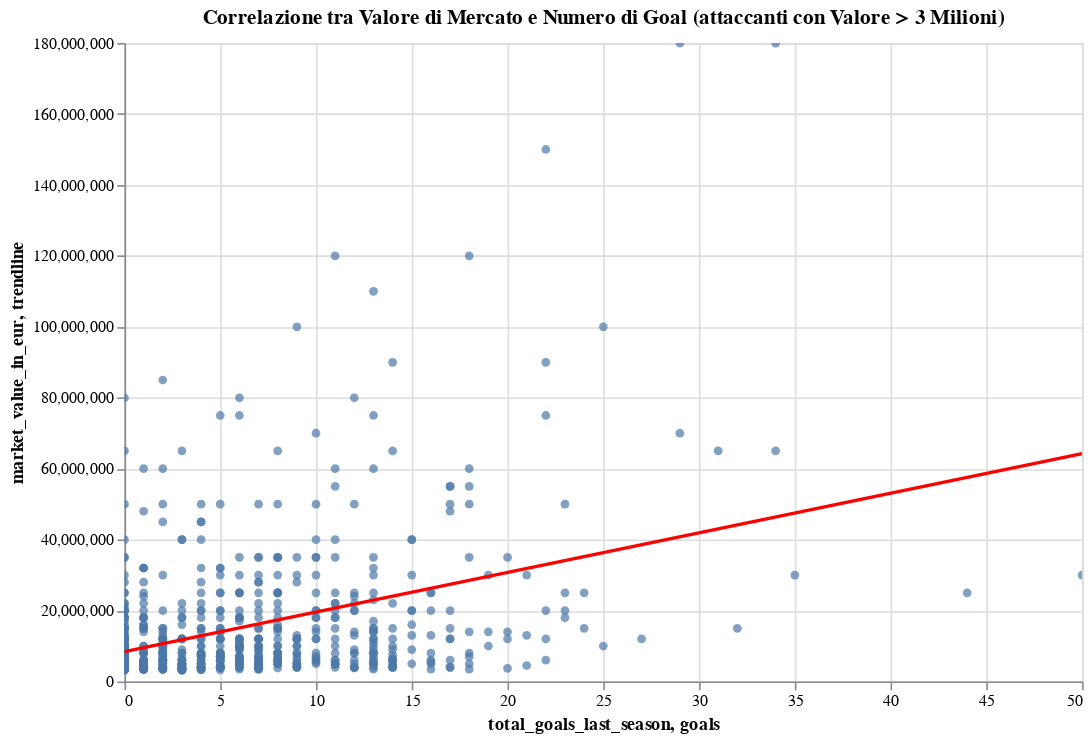

The notebook cell saved with this chart:
### Markdown cell above
### correlazione tra goal segnati e valore di mercato tra i giocatori che valgono più di 20 milioni di euro

### Code cell
df_subset = filtered_player[(filtered_player['position'] == 'Attack') & 
                                 (filtered_player['market_value_in_eur'] > 3000000)]


# Calcola la regressione lineare con NumPy
goals = df_subset['total_goals_last_season']
market_value = df_subset['market_value_in_eur']
slope, intercept = np.polyfit(goals, market_value, 1)

# Crea il DataFrame per la linea di tendenza
trendline_df = pd.DataFrame({
    'goals': [goals.min(), goals.max()],
    'trendline': [slope * goals.min() + intercept, slope * goals.max() + intercept]
})

# Crea il grafico a dispersione con Altair
scatter_plot = alt.Chart(df_subset).mark_circle().encode(
    x='total_goals_last_season:Q',
    y='market_value_in_eur:Q',
    tooltip=['name', 'date_of_birth']
).properties(
    title='Correlazione tra Valore di Mercato e Numero di Goal (attaccanti con Valore > 3 Milioni)',
    width=600,
    height=400
)

# Aggiungi la linea di tendenza
trendline = alt.Chart(trendline_df).mark_line(color='red').encode(
    x='goals:Q',
    y='trendline:Q'
)

# Componi il grafico finale
final_chart = (scatter_plot + trendline)

# Mostra il grafico interattivo
final_chart.interactive()

### Figure 1 — Vega-Lite specification as saved in the notebook (floating-point values rounded to 4 significant figures; data arrays with more than 128 entries replaced by an {"elided": "..."} marker saying what was removed)
{"config": {"view": {"continuousWidth": 300, "continuousHeight": 300}}, "layer": [{"data": {"name": "data-f6f9449132f8cab8350c879a0479fb5d"}, "mark": {"type": "circle"}, "encoding": {"tooltip": [{"field": "name", "type": "nominal"}, {"field": "date_of_birth", "type": "nominal"}], "x": {"field": "total_goals_last_season", "type": "quantitative"}, "y": {"field": "market_value_in_eur", "type": "quantitative"}}, "name": "view_19", "title": "Correlazione tra Valore di Mercato e Numero di Goal (attaccanti con Valore > 3 Milioni)"}, {"data": {"name": "data-26f7d774b2768430e0d4f3a47eabf533"}, "mark": {"type": "line", "color": "red"}, "encoding": {"x": {"field": "goals", "type": "quantitative"}, "y": {"field": "trendline", "type": "quantitative"}}}], "height": 400, "params": [{"name": "param_19", "select": {"type": "interval", "encodings": ["x", "y"]}, "bind": "scales", "views": ["view_19"]}], "width": 600, "$schema": "https://vega.github.io/schema/vega-lite/v5.8.0.json", "datasets": {"data-f6f9449132f8cab8350c879a0479fb5d": {"elided": "771 records"}, "data-26f7d774b2768430e0d4f3a47eabf533": [{"goals": 0, "trendline": 8417000.0}, {"goals": 50, "trendline": 64260000.0}]}}
